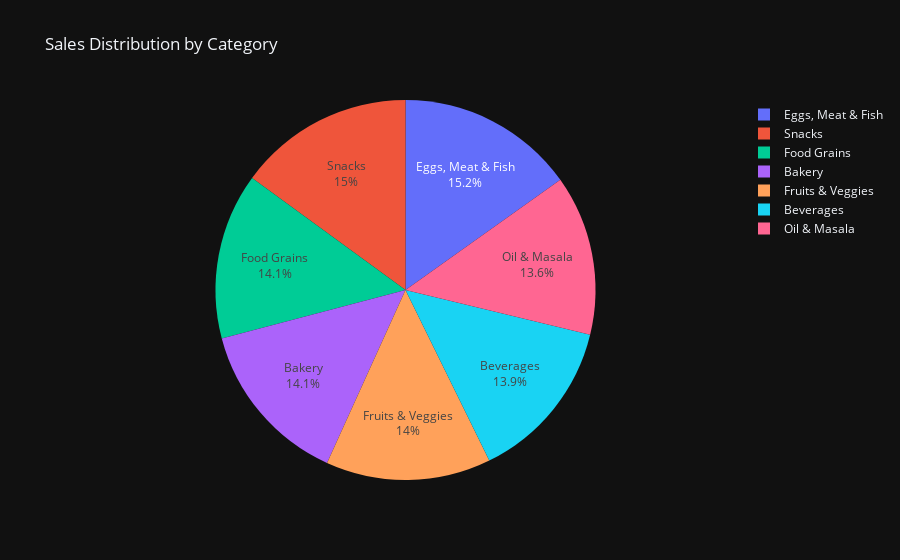

Notebook cell for this chart:
### Code cell
sales_by_category = df.groupby('Category')['Sales'].sum().reset_index()

fig = px.pie(sales_by_category, names='Category', values='Sales',
              title="Sales Distribution by Category")
fig.update_traces(textposition='inside', textinfo='percent+label')

fig.show()

### Figure 1 — Plotly figure (JSON) as saved in the notebook; plotly's stock layout.template omitted (floating-point values rounded to 4 significant figures)
{"data": [{"domain": {"x": [0, 1], "y": [0, 1]}, "hovertemplate": "Category=%{label}<br>Sales=%{value}<extra></extra>", "labels": ["Bakery", "Beverages", "Eggs, Meat & Fish", "Food Grains", "Fruits & Veggies", "Oil & Masala", "Snacks"], "legendgroup": "", "name": "", "showlegend": true, "textinfo": "percent+label", "textposition": "inside", "type": "pie", "values": [2112281, 2085313, 2267401, 2115272, 2100727, 2038442, 2237546]}], "layout": {"legend": {"tracegroupgap": 0}, "title": {"text": "Sales Distribution by Category"}}}
